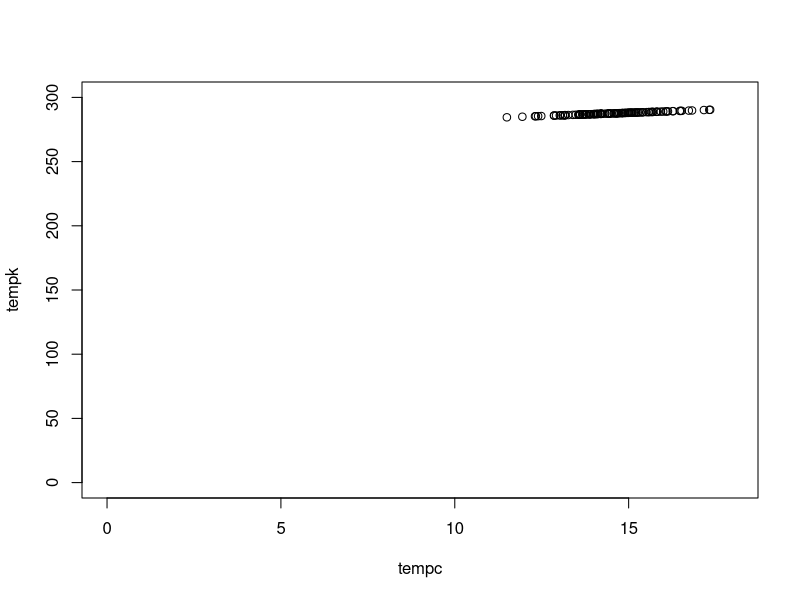
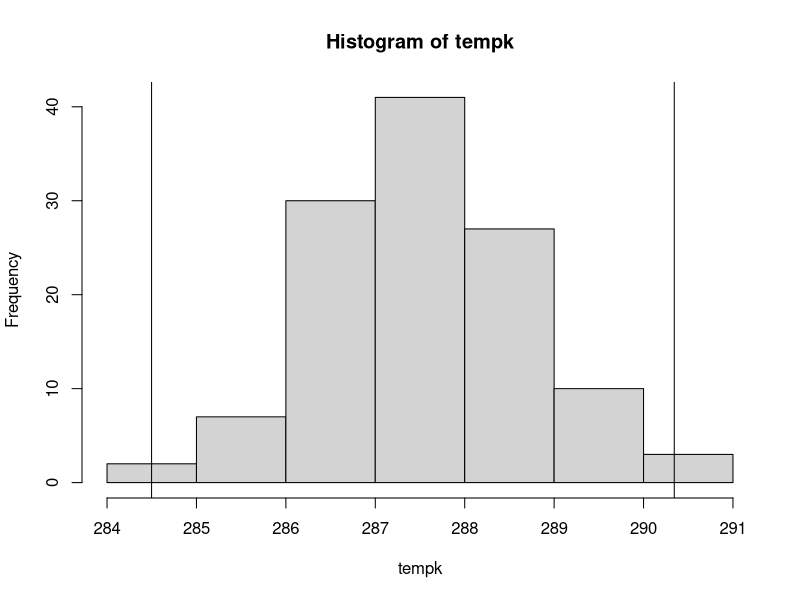
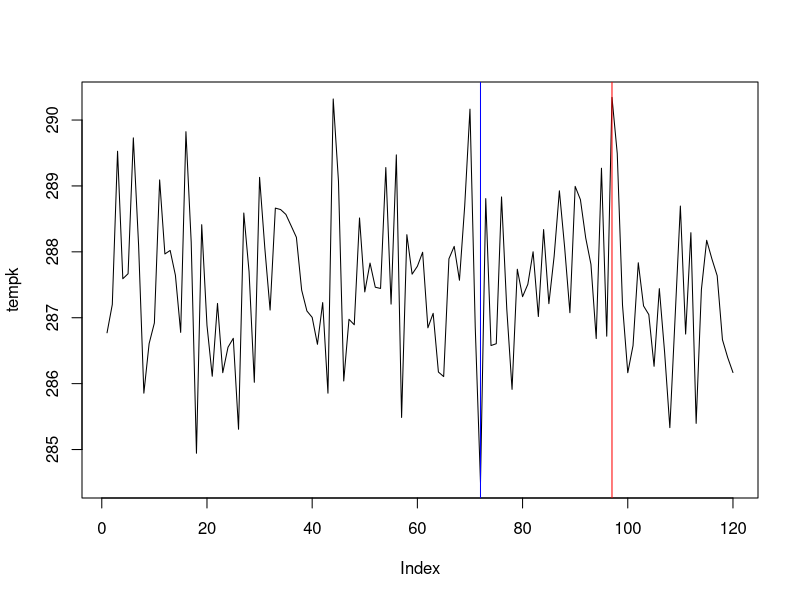

These charts were generated, in order, by the following R code:
## ---- chunk 1
knitr::opts_chunk$set(echo = TRUE)
## ---- chunk 2
gentp=gl(5,5,25, labels=paste0('G', 1:5))
tabla=table(gentp)# Tabulación
prop.table(tabla)

## ---- chunk 3
escala=sample(1:5,size=50,replace=T);escala
#5= Negativo
#4= Trazas de la enfermedad
#3= Grado 3
#2= Grado 2
#1= Grado1
tabla=table(escala); tabla
prop=prop.table(tabla);prop



## ---- chunk 4
set.seed(123)
tempc=rnorm(120,14.5,1.3)
tempk=tempc+273
plot(tempc,tempk, xlim=c(0,18), ylim=c(0,300))
maxk=max(tempk);maxk
mink=min(tempk);mink
rgk= maxk-mink;rgk #rango de la temperatura# Es falso debido a que no se ordenaron los datos


#cambio relativo
crl=(maxk-mink)/(mink); crl
hist(tempk)
abline(v=c(maxk,mink))
#donde esta el maximo
posmax=which.max(tempk);posmax
posmin=which.min(tempk);posmin

plot(tempk,type='l')
abline(v=c(posmin,posmax), col=c('blue','red'))
rgk




## ---- chunk 5
clorofila_t0=350
clorofila_tf=400
# Cambio absoluto
absclf=clorofila_tf-clorofila_t0; absclf
# CAmbio relativo
rltclf= 100*(absclf)/(clorofila_t0); rltclf
# Warning: el cero de la escala es falso, el cero no es real. es un cero relativo, es impuetso a la fuerza y no representa un fenomeno real


## ---- chunk 6

